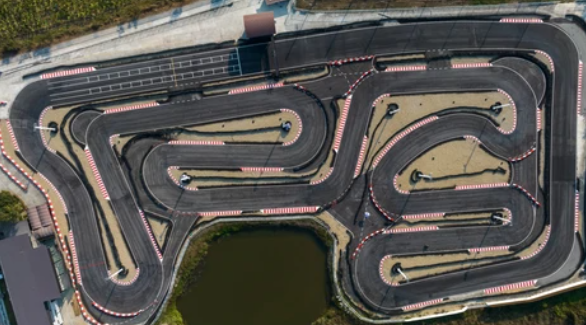
#> input picture images/raw_image_3_formula_1.png, 586 x 325 px, found by its file name
$ python beautifier.py
#> lines starting #> are read from the running program, lines starting #| are printed output that depends on the picture; after the words box and inside, x2 and y2 are one past the last pixel; in counts of white or black regions, pixels touching at a corner belong together
import cv2
import numpy as np

# ==== CONFIG ====
WINDOW_NAME = "Image (Left-click = include, Shift+drag = region)"
PREVIEW_NAME = "Track Preview"
PANEL_NAME = "Selected Colors"
FLOOD_PREVIEW = "Flood Preview"
FLOOD_PANEL = "Flood Points"
FILENAME = "./images/raw_image_3_formula_1.png"


# ==== INIT ====
img = cv2.imread(FILENAME)
#> img is the input picture: shape (325, 586, 3); mean B, G, R 82.7, 87.5, 90
if img is None:
    raise ValueError("Failed to load image. Please check the filename!")

included_colors = []
mask = np.zeros(img.shape[:2], dtype=np.uint8)
result = img.copy()

tol_include = 20
ker_include = 5
morph_order = "open_close"
region_mask = None
use_region_restrict = False
ker_open = 3
ker_close = 5

flood_ker_open = 3
flood_ker_close = 5

# Region selection
drawing_region = False
region_start = None
region_end = None

# Panel setup
panel_height = 200
swatch_size = 40
font = cv2.FONT_HERSHEY_SIMPLEX

# ==== FLOOD MODULE ====
flood_tolerance = 25
flood_seeds = []  # list of (x, y)
flood_mode_fixed = False
flood_result_mask = np.zeros(img.shape[:2], np.uint8)
flood_ker = 3


# ==== CORE FUNCTIONS ====
def build_mask():
    """Combine included colors and region restriction."""
    global mask, result
    include_mask = np.zeros(img.shape[:2], dtype=np.uint8)

    # Include colors
    for color in included_colors:
        b, g, r = color
        lower = np.array([max(b - tol_include, 0), max(g - tol_include, 0), max(r - tol_include, 0)], np.uint8)
        upper = np.array([min(b + tol_include, 255), min(g + tol_include, 255), min(r + tol_include, 255)], np.uint8)
        include_mask |= cv2.inRange(img, lower, upper)
#> include_mask: shape (325, 586); every value is 0

    mask = include_mask

    if use_region_restrict and region_mask is not None:
        mask = cv2.bitwise_and(mask, region_mask)

    # Morphological filters
    # Morphological filters
    # Morphological filters (separate open/close)
    ko = max(1, ker_open)
    kc = max(1, ker_close)
    if ko % 2 == 0: ko += 1
    if kc % 2 == 0: kc += 1
    kernel_open = np.ones((ko, ko), np.uint8)
    kernel_close = np.ones((kc, kc), np.uint8)

    if morph_order == "open_close":
        mask = cv2.morphologyEx(mask, cv2.MORPH_OPEN, kernel_open)
        mask = cv2.morphologyEx(mask, cv2.MORPH_CLOSE, kernel_close)
    else:
        mask = cv2.morphologyEx(mask, cv2.MORPH_CLOSE, kernel_close)
        mask = cv2.morphologyEx(mask, cv2.MORPH_OPEN, kernel_open)

    result = cv2.bitwise_and(img, img, mask=mask)
#> result: shape (325, 586, 3); every value is 0


def update_preview():
    build_mask()
    cv2.imshow(PREVIEW_NAME, result)
    update_panel()


def update_panel():
    panel = np.ones((panel_height, 300, 3), dtype=np.uint8) * 255
    cv2.putText(panel, "INCLUDE COLORS", (20, 30), font, 0.7, (0, 180, 0), 2)

    for i, color in enumerate(included_colors):
        x = 20 + (i % 6) * (swatch_size + 5)
        y = 60 + (i // 6) * (swatch_size + 5)
        cv2.rectangle(panel, (x, y), (x + swatch_size, y + swatch_size), color.tolist(), -1)
        cv2.rectangle(panel, (x, y), (x + swatch_size, y + swatch_size), (0, 0, 0), 1)

    cv2.putText(panel, f"Morph: {morph_order}", (20, panel_height - 15), font, 0.5, (0, 0, 0), 1)
    cv2.putText(panel, f"Region: {'ON' if use_region_restrict else 'OFF'}", (150, panel_height - 15), font, 0.5, (0, 0, 0), 1)
    cv2.imshow(PANEL_NAME, panel)
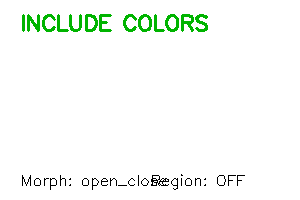
#> window 'Selected Colors': shape (200, 300, 3); mean B, G, R 246.6, 251, 246.6


# [42 lines left out: functions on_trackbar_change, flood_select_from_result, apply_flood_morph, not called in this run]


def update_flood_preview():
    flood_vis = cv2.bitwise_and(result, result, mask=flood_result_mask)
    cv2.imshow(FLOOD_PREVIEW, flood_vis)
    update_flood_panel()


def update_flood_panel():
    panel = np.ones((panel_height, 400, 3), dtype=np.uint8) * 255
    cv2.putText(panel, f"Mode: {'FIXED' if flood_mode_fixed else 'FLOAT'}", (20, 30), font, 0.7, (0, 0, 0), 2)
    cv2.putText(panel, "Seeds:", (20, 60), font, 0.6, (0, 0, 0), 1)
    for i, (x, y) in enumerate(flood_seeds):
        sx = 20 + (i % 6) * (swatch_size + 5)
        sy = 80 + (i // 6) * (swatch_size + 5)
        cv2.rectangle(panel, (sx, sy), (sx + swatch_size, sy + swatch_size), (0, 200, 200), -1)
        cv2.putText(panel, f"{i+1}", (sx + 10, sy + 25), font, 0.6, (0, 0, 0), 1)
    cv2.imshow(FLOOD_PANEL, panel)
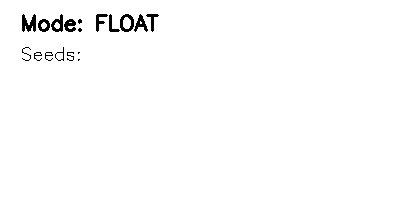
#> window 'Flood Points': shape (200, 400, 3); 98.6% white; 18 black regions (4 under 20 px), largest, box (x1, y1, x2, y2) and area: (22, 14, 36, 32) 164, (120, 14, 134, 32) 129, (51, 14, 63, 32) 114


# [75 lines left out: functions flood_panel_click, on_flood_tol_change, on_flood_ker_change, flood_click_in_preview, image_click, panel_click, not called in this run]


def main():
    # ==== SETUP ====
    cv2.namedWindow(WINDOW_NAME)
    cv2.namedWindow(PREVIEW_NAME)
    cv2.namedWindow(PANEL_NAME)
    cv2.namedWindow(FLOOD_PREVIEW)
    cv2.namedWindow(FLOOD_PANEL)

    cv2.setMouseCallback(WINDOW_NAME, image_click)
    cv2.setMouseCallback(PANEL_NAME, panel_click)
    cv2.setMouseCallback(PREVIEW_NAME, flood_click_in_preview)
    cv2.setMouseCallback(FLOOD_PANEL, flood_panel_click)

    # Trackbars
    # ==== TRACKBARS (instant update with lambdas) ====
    cv2.createTrackbar(
        "Tol Inc", PREVIEW_NAME, tol_include, 100,
        lambda v: (globals().update(tol_include=v), update_preview())
    )

    cv2.createTrackbar(
        "Open Ker", PREVIEW_NAME, ker_open, 20,
        lambda v: (globals().update(ker_open=v), update_preview())
    )

    cv2.createTrackbar(
        "Close Ker", PREVIEW_NAME, ker_close, 20,
        lambda v: (globals().update(ker_close=v), update_preview())
    )

    cv2.createTrackbar(
        "Flood Tol", FLOOD_PREVIEW, flood_tolerance, 100,
        lambda v: (globals().update(flood_tolerance=v), flood_select_from_result())
    )

    cv2.createTrackbar(
        "Flood Open", FLOOD_PREVIEW, flood_ker_open, 20,
        lambda v: (globals().update(flood_ker_open=v), flood_select_from_result())
    )

    cv2.createTrackbar(
        "Flood Close", FLOOD_PREVIEW, flood_ker_close, 20,
        lambda v: (globals().update(flood_ker_close=v), flood_select_from_result())
    )

    cv2.imshow(WINDOW_NAME, img)
    update_preview()
    update_flood_preview()

    print("✅ Controls:")
    print("  - Left click: include color")
    print("  - Shift+drag: select region")
    print("  - o: toggle open/close order")
    print("  - r: toggle region restriction")
    print("  - s: save contoured image")
    print("  - q: quit")
    print("  - f: toggle flood mode (fixed/floating)")
    print("  - Click in the Track Preview window to add flood seeds")

    # Main loop
    while True:
        key = cv2.waitKey(1) & 0xFF
#> (key q is pressed here)

        if key == ord('s'):
            # Combine color result with flood mask
            masked = cv2.bitwise_and(result, result, mask=flood_result_mask)

            # Convert to grayscale for Otsu thresholding
            gray = cv2.cvtColor(masked, cv2.COLOR_BGR2GRAY)

            # Apply Otsu threshold to get crisp black–white result
            _, binary = cv2.threshold(gray, 0, 255, cv2.THRESH_BINARY + cv2.THRESH_OTSU)

            # Apply a final morphological closing (kernel size 1 -> effectively 3x3)
            kernel_final = np.ones((3, 3), np.uint8)
            binary_closed = cv2.morphologyEx(binary, cv2.MORPH_CLOSE, kernel_final)

            # Save the final image
            cv2.imwrite("track_binary.png", binary_closed)
            print("💾 Saved track_binary.png (Otsu black–white with final closing)")

        elif key == ord('o'):
            morph_order = "close_open" if morph_order == "open_close" else "open_close"
            print(f"🔁 Morph order: {morph_order}")
            update_preview()

        elif key == ord('r'):
            use_region_restrict = not use_region_restrict
            print(f"🟩 Region restriction: {'ON' if use_region_restrict else 'OFF'}")
            update_preview()

        elif key == ord('f'):
            flood_mode_fixed = not flood_mode_fixed
            print(f"💧 Flood mode: {'FIXED' if flood_mode_fixed else 'FLOAT'}")
            flood_select_from_result()

        elif key == ord('q'):
            break

    cv2.destroyAllWindows()


if __name__=="__main__":
    main()
